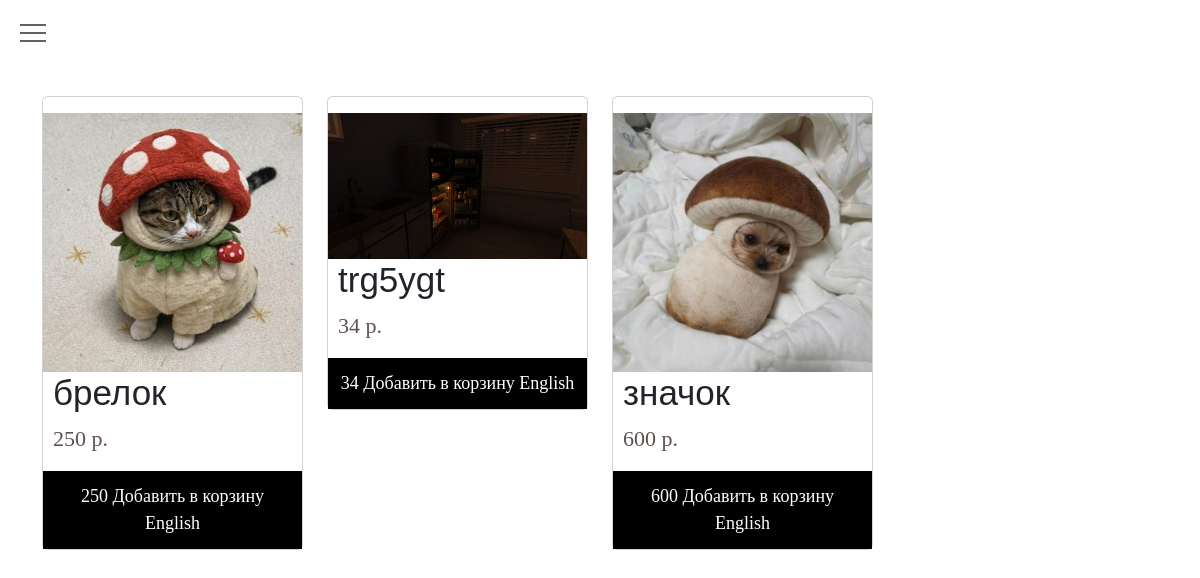
The app's page /catalog/, older data.
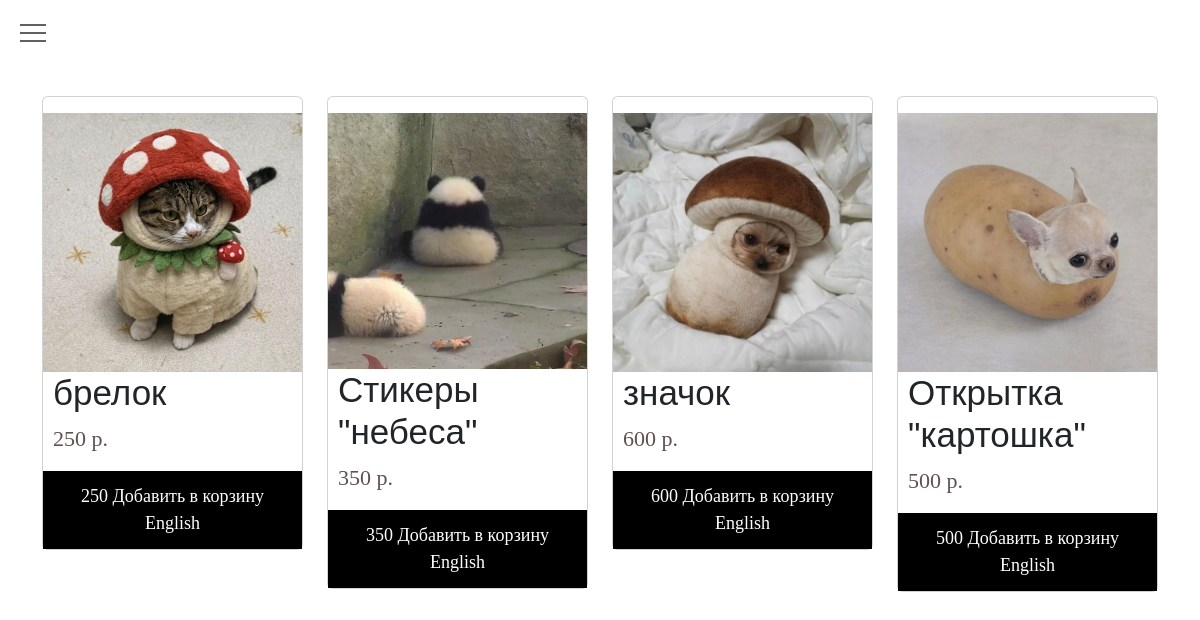
The same page, newer data.
### concatenatio_app/models.py (models this page shows, shortened)
class Item(models.Model):
    item_title = models.CharField(max_length=100)
    item_price = models.IntegerField()
    item_description = models.TextField()
    item_image = models.ImageField()
    item_quantity = models.IntegerField()
    item_types = models.CharField(max_length = 100, choices = item_types)

### concatenatio_app/views.py (the view)
# urls.py: path('catalog/', views.catalog_view, name='catalog')
def catalog_view(request):
    item = Item.objects.all()
    context = {
        'item_list' : item,
    }
    return render(request, 'catalog.html', context)

### concatenatio_app/templates/catalog.html (shortened to what this page needs)
{% load static %}
<!DOCTYPE html>
<html lang="en">
<head>
    <link href="https://cdn.jsdelivr.net/npm/bootstrap@5.3.8/dist/css/bootstrap.min.css" rel="stylesheet">
    <link rel="stylesheet" href={% static 'css/nav.css' %}>
    <link rel="stylesheet" href={% static 'css/interesting.css' %}>
    <link rel="stylesheet" href={% static 'css/katalog.css' %}>
    <link rel="stylesheet" href={% static 'css/main.css' %}>
    <link rel="stylesheet" href={% static 'css/footer.css' %}>
    <link rel="stylesheet" href={% static 'fonts/Tsarevich_Old/Tsarevich_Old.ttf' %} media="screen">
    <link rel="stylesheet" href={% static 'fonts/Codec_Pro_Variable/4_CodecProMEVariable.ttf' %} media="screen">
</head>
<body>
    <header>
        <div class="hamburger-menu">
            <label class="menu__btn" for="menu__toggle">
                <span></span>
            </label>
        </div>
        <main class="container" id="item">
            <div class="row sg-row">
                {% for item in item_list %}
                <div class="col-3">
                    <div class="card sg-card">
                        <img class="sg-img-padding" src={{ item.item_image.url }} >
                        <h1 class="Tsarevichold ne-price">{{ item.item_title }}</h1>
                        <p class="price CodecProVariable">{{ item.item_price }} р.</p>
                        <button><a href='/item/{{ item.id }}' class="button-price CodecProVariable"> {{ item.item_price }} Добавить в корзину English</a></button>
                    </div>
                </div>
                {% endfor %}
            </div>
        </main>
    </header>
</body>
</html>

### concatenatio_app/static/css/nav.css (style rules this page uses)
.menu__btn { position: fixed; display: flex; align-items: center; position: fixed; top: 20px; left: 20px; width: 26px; height: 26px; cursor: pointer; z-index: 1; }
.menu__btn > span, .menu__btn > span::before, .menu__btn > span::after { display: block; position: absolute; width: 100%; height: 2px; background-color: #616161; transition-duration: .25s; }
.menu__btn > span::before { content: ''; top: -8px; }
.menu__btn > span::after { content: ''; top: 8px; }

### concatenatio_app/static/css/katalog.css (style rules this page uses)
.Tsarevichold { font-family: "Tsarevichold", sans-serif; }
.CodecProVariable { font-family: "CodecProVariable"; }
.price { margin-left: 5px; }
.sg-img-padding { padding-top: 1rem; }
.sg-row { padding-top: 4.5rem; }
.card { margin: auto; font-family: arial; }
.button-price { text-align: center; text-decoration: none; color: white; }
.ne-price { margin-left: 10px; text-align: left; font-size: 35px; }
.price { margin-left: 10px; color: rgb(96, 80, 80); font-size: 22px; }
.card button { border: none; outline: 0; padding: 12px; color: rgb(221, 194, 194); background-color: #000; text-align: center; cursor: pointer; width: 100%; font-size: 18px; }

Row changes from the older to the newer data that the page shows:
changed Item: item_image: a different picture; item_title "trg5ygt" → "Стикеры \"небеса\""; item_price "34" → "350"
added Item: item_image (picture), item_title "Открытка \"картошка\"", item_price "500"
